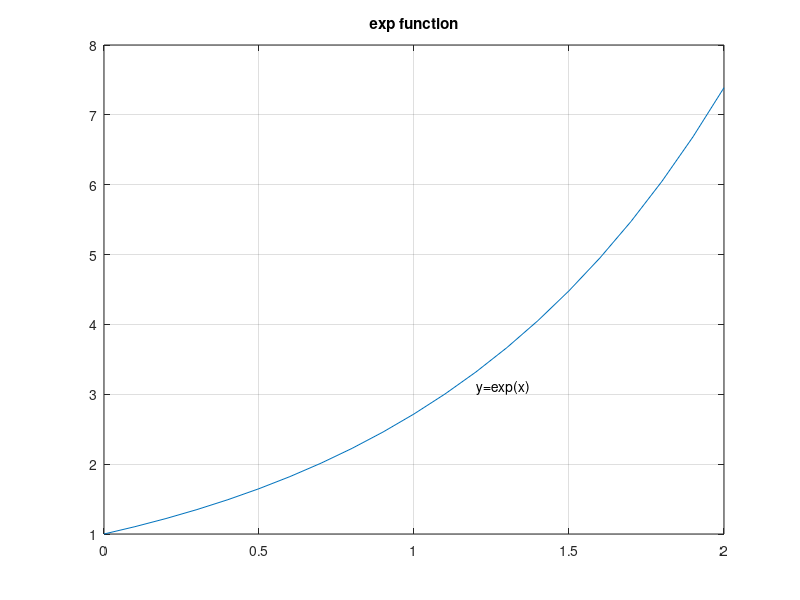

Reproduce this figure in MATLAB.
%%Name Surname: Serkan Burak Örs
%Istanbul Technical University
%Aeronautics and Astronautics Faculty - Astronautical Engineering
%E-mail: orss19@itu.edu.tr
%BIL 113E - Summer 2020 - CRN:30156
%Instructor: Dr. Mustafa Resa Becan
%Week 3 - Date: 26/08/2020
%%
x=0:0.1:2;
y=exp(x);
plot(x,y)
grid
text(1.2,3.1,'y=exp(x)')
title('exp function')